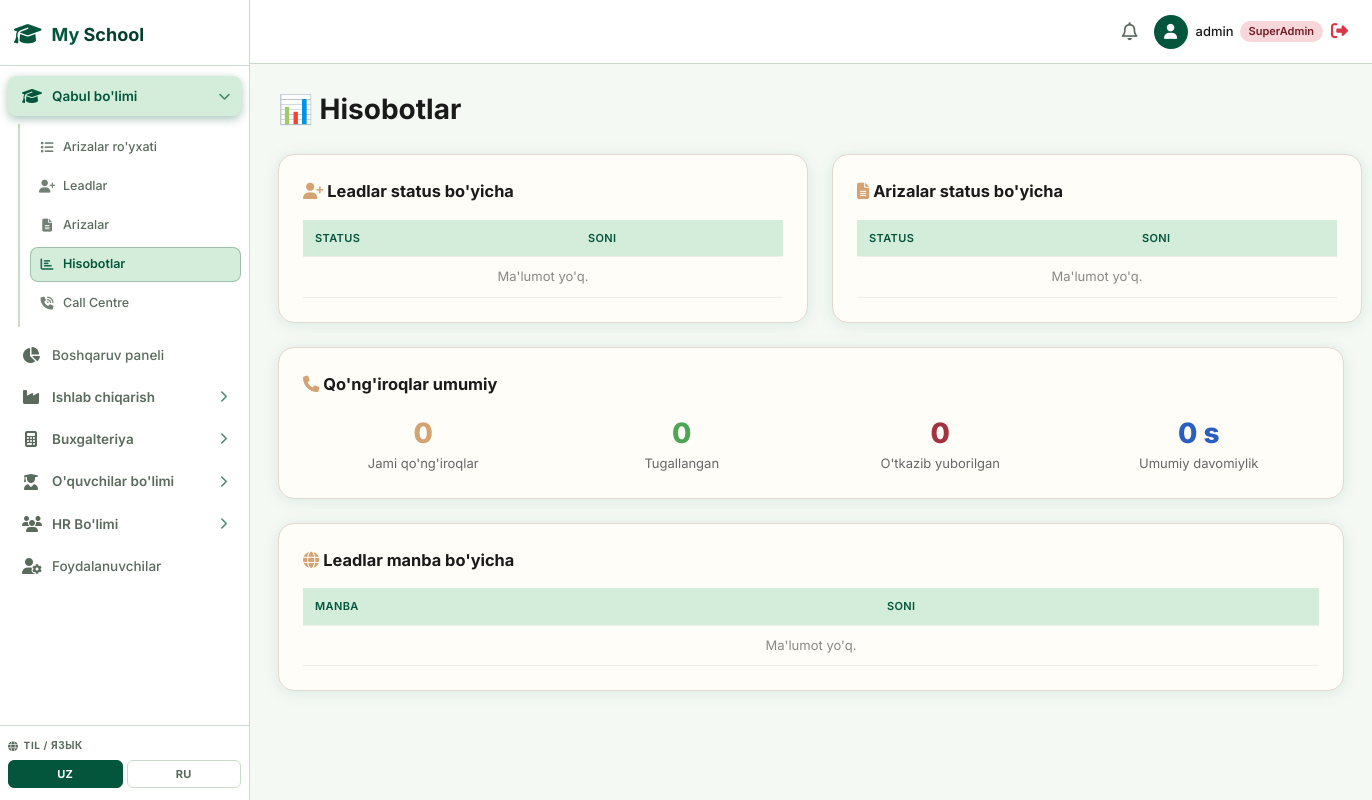
The app's page /enrollment/reports/ (signed in), older data.
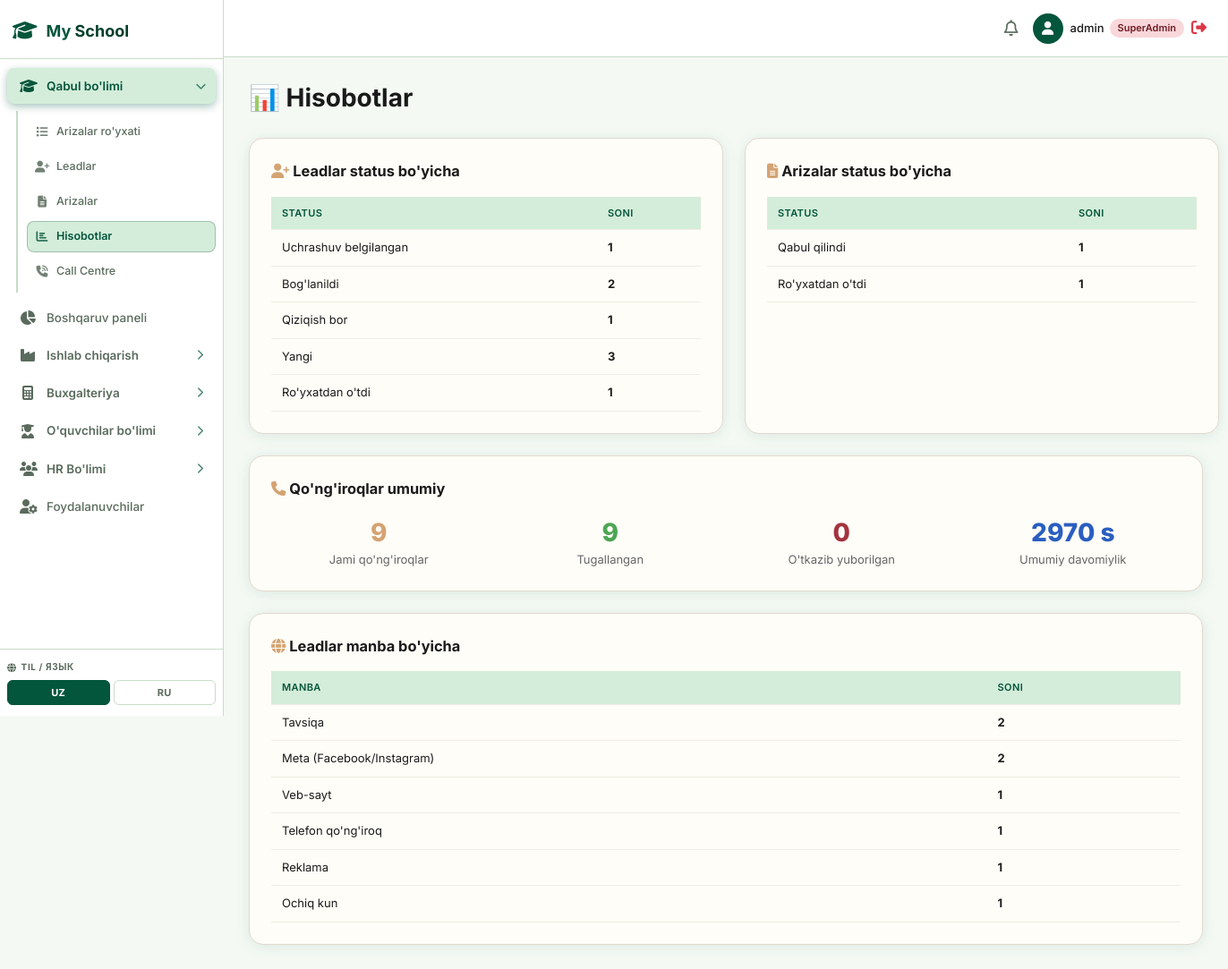
The same page, newer data.
### enrollment/models.py (models this page shows, shortened)
class LeadSource(models.Model):
    name = models.CharField(max_length=100, unique=True)
    code = models.CharField(max_length=30, unique=True, help_text="e.g., meta, web, phone, referral")
    class Meta:
        ordering = ['name']

### enrollment/views.py (the view)
# urls.py: path('reports/', views.reports, name='enrollment_reports'),
@login_required
@enrollment_required
def reports(request):
    leads_by_status = Lead.objects.values('status').annotate(count=Count('id'))
    leads_by_source = Lead.objects.values('source__name').annotate(count=Count('id')).order_by('-count')
    calls_completed = CallRecord.objects.filter(status='completed').count()
    total_duration = CallRecord.objects.aggregate(
        total=Sum('duration_seconds')
    )['total'] or 0
    apps_by_status = StudentApplication.objects.values('status').annotate(count=Count('id'))
    apps_by_grade = StudentApplication.objects.values('applying_grade__name').annotate(count=Count('id')).order_by('-count')
    context = {
        'leads_by_status': leads_by_status,
        'leads_by_source': leads_by_source,
        'calls_total': CallRecord.objects.count(),
        'calls_completed': calls_completed,
        'calls_missed': CallRecord.objects.filter(status='missed').count(),
        'total_duration': total_duration,
        'applications_by_status': apps_by_status,
        'applications_by_grade': apps_by_grade,
        'page_title': 'Hisobotlar',
    }
    return render(request, 'enrollment/reports.html', context)

### enrollment/views.py (called while the page is built)
def _is_enrollment_staff(user):
    if user.is_superuser:
        return True
    return user.groups.filter(name__in=['enrollment_agent', 'enrollment_manager', 'call_centre_admin']).exists()

### templates/enrollment/reports.html
{% extends 'base.html' %}
{% block content %}
<h1 style="font-size:28px;margin-bottom:24px;">📊 Hisobotlar</h1>
<div style="display:grid;grid-template-columns:1fr 1fr;gap:24px;">
  <div class="card" style="background:#fffdf7;border:1px solid #e2d9cf;border-radius:16px;padding:24px;">
    <h3 style="margin-bottom:16px;"><i class="fa-solid fa-user-plus" style="color:#D4A373;"></i> Leadlar status bo'yicha</h3>
    <table class="data-table" style="width:100%;">
      <thead><tr><th>Status</th><th>Soni</th></tr></thead>
      <tbody>
        {% for item in leads_by_status %}
        <tr>
          <td>{% if item.status == 'new' %}Yangi{% elif item.status == 'contacted' %}Bog'lanildi{% elif item.status == 'interested' %}Qiziqish bor{% elif item.status == 'appointment' %}Uchrashuv belgilangan{% elif item.status == 'registered' %}Ro'yxatdan o'tdi{% elif item.status == 'declined' %}Rad etildi{% else %}Noma'lum{% endif %}</td>
          <td><strong>{{ item.count }}</strong></td>
        </tr>
        {% empty %}
        <tr><td colspan="2" style="text-align:center;color:#888;">Ma'lumot yo'q.</td></tr>
        {% endfor %}
      </tbody>
    </table>
  </div>
  <div class="card" style="background:#fffdf7;border:1px solid #e2d9cf;border-radius:16px;padding:24px;">
    <h3 style="margin-bottom:16px;"><i class="fa-solid fa-file-lines" style="color:#D4A373;"></i> Arizalar status bo'yicha</h3>
    <table class="data-table" style="width:100%;">
      <thead><tr><th>Status</th><th>Soni</th></tr></thead>
      <tbody>
        {% for item in applications_by_status %}
        <tr>
          <td>{% if item.status == 'draft' %}Qoralama{% elif item.status == 'submitted' %}Topshirildi{% elif item.status == 'under_review' %}Ko'rib chiqilmoqda{% elif item.status == 'documents_pending' %}Hujjatlar kutilmoqda{% elif item.status == 'assessment' %}Sinov{% elif item.status == 'approved' %}Qabul qilindi{% elif item.status == 'enrolled' %}Ro'yxatdan o'tdi{% elif item.status == 'rejected' %}Rad etildi{% elif item.status == 'waitlisted' %}Kutish ro'yxati{% else %}Noma'lum{% endif %}</td>
          <td><strong>{{ item.count }}</strong></td>
        </tr>
        {% empty %}
        <tr><td colspan="2" style="text-align:center;color:#888;">Ma'lumot yo'q.</td></tr>
        {% endfor %}
      </tbody>
    </table>
  </div>
</div>
<div class="card" style="margin-top:24px;background:#fffdf7;border:1px solid #e2d9cf;border-radius:16px;padding:24px;">
  <h3 style="margin-bottom:16px;"><i class="fa-solid fa-phone" style="color:#D4A373;"></i> Qo'ng'iroqlar umumiy</h3>
  <div style="display:grid;grid-template-columns:repeat(4,1fr);gap:18px;text-align:center;">
    <div>
      <div style="font-size:28px;font-weight:800;color:#D4A373;">{{ calls_total }}</div>
      <div style="font-size:13px;color:#666;">Jami qo'ng'iroqlar</div>
    </div>
    <div>
      <div style="font-size:28px;font-weight:800;color:#4ca653;">{{ calls_completed }}</div>
      <div style="font-size:13px;color:#666;">Tugallangan</div>
    </div>
    <div>
      <div style="font-size:28px;font-weight:800;color:#a4333f;">{{ calls_missed }}</div>
      <div style="font-size:13px;color:#666;">O'tkazib yuborilgan</div>
    </div>
    <div>
      <div style="font-size:28px;font-weight:800;color:#2a5ec0;">{{ total_duration|default:"0" }} s</div>
      <div style="font-size:13px;color:#666;">Umumiy davomiylik</div>
    </div>
  </div>
</div>
<div class="card" style="margin-top:24px;background:#fffdf7;border:1px solid #e2d9cf;border-radius:16px;padding:24px;">
  <h3 style="margin-bottom:16px;"><i class="fa-solid fa-globe" style="color:#D4A373;"></i> Leadlar manba bo'yicha</h3>
  <table class="data-table" style="width:100%;">
    <thead><tr><th>Manba</th><th>Soni</th></tr></thead>
    <tbody>
      {% for item in leads_by_source %}
      <tr>
        <td>{{ item.source__name|default:"Noma'lum" }}</td>
        <td><strong>{{ item.count }}</strong></td>
      </tr>
      {% empty %}
      <tr><td colspan="2" style="text-align:center;color:#888;">Ma'lumot yo'q.</td></tr>
      {% endfor %}
    </tbody>
  </table>
</div>
{% endblock %}

Row changes from the older to the newer data that the page shows:
added LeadSource: source__name "Tavsiqa", count "2"
added LeadSource: source__name "Meta (Facebook/Instagram)", count "2"
added LeadSource: source__name "Veb-sayt", count "1"
added LeadSource: source__name "Telefon qo'ng'iroq", count "1"
added LeadSource: source__name "Reklama", count "1"
added LeadSource: source__name "Ochiq kun", count "1"
Text that changed along with them:
{{ calls_total }}: "0" → "9"
{{ calls_completed }}: "0" → "9"
{{ total_duration|default:"0" }}: "0" → "2970"
new list line: "Uchrashuv belgilangan 1"
new list line: "Bog'lanildi 2"
new list line: "Qiziqish bor 1"
new list line: "Yangi 3"
new list line: "Ro'yxatdan o'tdi 1"
new list line: "Qabul qilindi 1"
text no longer shown: "Ma'lumot yo'q. Ma'lumot yo'q. Ma'lumot yo'q."
